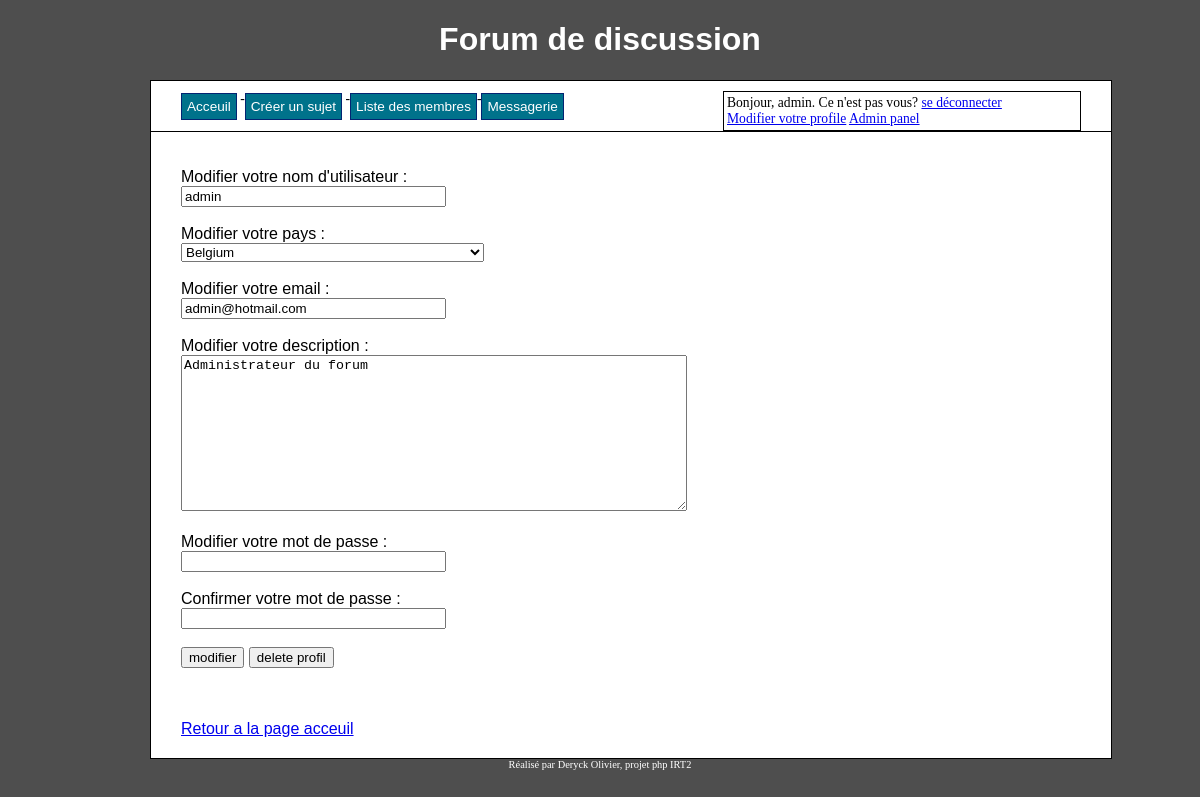
Page /codeSource/php/editprof.php (signed in) on the committed database.
### tables this page shows
CREATE TABLE IF NOT EXISTS `users` (
  `user_id` int(8) NOT NULL AUTO_INCREMENT,
  `user_name` varchar(30) NOT NULL,
  `user_pass` varchar(255) NOT NULL,
  `user_email` varchar(255) NOT NULL,
  `profil_pic` varchar(260) NOT NULL DEFAULT 'default.png',
  `user_date` datetime NOT NULL,
  `user_level` int(8) NOT NULL DEFAULT '0',
  `description` varchar(300) DEFAULT NULL,
  `country` varchar(63) NOT NULL,
  PRIMARY KEY (`user_id`),
  UNIQUE KEY `user_name_unique` (`user_name`)
);

### codeSource/php/editprof.php (the view, shortened to what this page needs)
<?php
	include 'connect.php';
	include 'header.php';
	$sql=$con->prepare('SELECT * FROM users where user_id = :id');
	$sql->bindParam(':id', $_SESSION['user_id'], PDO::PARAM_INT);
    $sql->execute();
	$row = $sql->fetch(PDO::FETCH_ASSOC);
	if ($_SERVER['REQUEST_METHOD'] != 'POST' ){
		echo'
		<form method="post" >
		<p>';
		echo  'Modifier votre nom d\'utilisateur : ';
		echo'<br/>
		<input  type="text" name="user_name" size="30" value="';
		echo(htmlentities(($row['user_name'])));
		echo'"/><br/><br/>		';
		echo  'Modifier votre pays : <br>';
		echo'<br/>'. country($row['country']);
		echo' <br/>Modifier votre email : ';
		echo'<br/>
		<input  type="text" name="user_email" size="30" value="';
		echo(htmlentities($row['user_email']));
		echo'"/><br/><br/> Modifier votre description : <br/>
		<textarea  name="description">'.htmlentities($row['description']).'</textarea><br/><br/>';
		echo  'Modifier votre mot de passe : <br/>
		<input  type="password" name="user_pass" size="30"  /><br/><br/>';
		echo  'Confirmer votre mot de passe : <br/>
		<input  type="password" name="user_pass_check" size="30" /><br/><br/>
		<input type="submit" name="valider" value="modifier"/>
		<input type="submit" name="delete" value="delete profil"/>
		</p>
		</form>
		<div id="aside">';
	}
?>
<br/><br/><a href="../index.php">Retour a la page acceuil</a>
</div>
<?php
	include 'footer.php';
	?>

### codeSource/php/function.php (shortened to what this page needs)
<?php
function country($val = null){
	echo('<label for="country"></label>
            <select id="country" name="country" class="form-control">');
		foreach ($countries as $result) {
			if($result==$val){
				echo('<option value="'.$result. '" selected>'.$result.'</option>');
			}
			else{
				echo('<option value='.$result.'> '.$result.'</option>');
			}
	}
	echo('</select>');
}
?>

### codeSource/css/style.css (style rules this page uses)
body { background-color: #4E4E4E; text-align: center; }
textarea { width: 500px; height: 150px; }

### rows in the picture
users: user_name "admin", country "Belgium", user_email "admin@hotmail.com", description "Administrateur du forum"

### other values in the picture
$_SESSION['user_name'] "admin"
